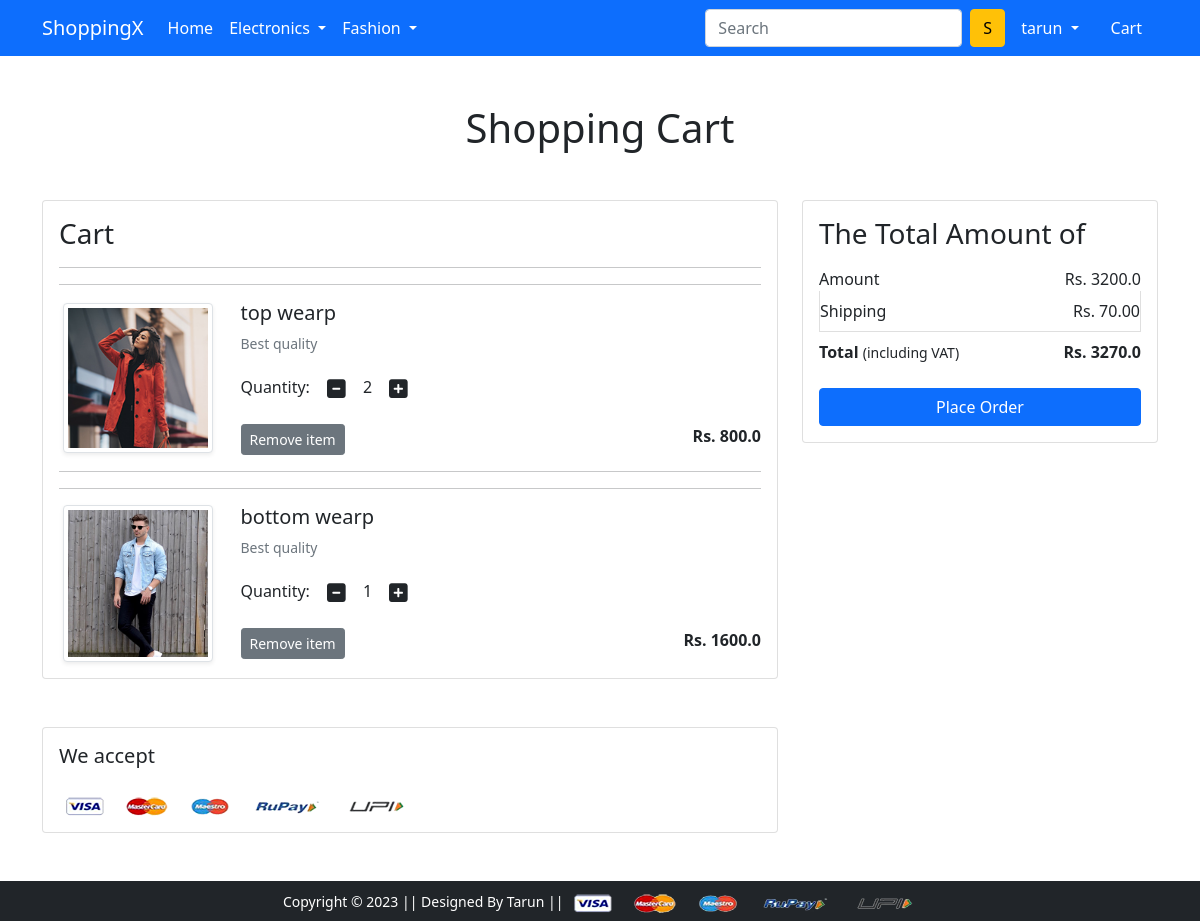
The page /cart/ (signed in) on the database its author committed.
### app/models.py (models this page shows, shortened)
class Cart(models.Model):
    user = models.ForeignKey(User, on_delete=models.CASCADE)
    product = models.ForeignKey(Product, on_delete=models.CASCADE)
    quantity = models.PositiveIntegerField(default=1)

class Product(models.Model):
    title = models.CharField(max_length=50)
    selling_price = models.FloatField()
    discounted_price = models.FloatField()
    description = models.CharField(max_length=50)
    brand= models.CharField(max_length=20,default='')
    category = models.CharField(choices=CATEGORIES_CHOICES, max_length=2)
    product_image = models.ImageField(upload_to='productimg')

### app/views.py (the view)
# urls.py: path('cart/', views.show_cart, name='show-cart'),
def show_cart(request):
    if request.user.is_authenticated:
        user=request.user
        cart= Cart.objects.filter(user=user)
        amount=0.0
        shipping_amount=70.0
        total_amount= 0.0
        cart_product= [p for p in Cart.objects.all() if p.user==user]
        if cart_product:
            for p in cart_product:
                tempamount = (p.quantity * p.product.discounted_price)
                amount+= tempamount
                total_amount= amount + shipping_amount
        return render(request,'app/addtocart.html',{'carts':cart,'amount':amount,'totalamount':total_amount})
    else:
        return render(request,'app/emptycart.html')

### app/templates/app/addtocart.html (shortened to what this page needs)
{% extends 'app/base.html' %}
 {% load static %}
{% block main-content %}
<div class="container my-5">
  <div class="row">
    <h1 class="text-center mb-5">Shopping Cart</h1>
    <div class="col-sm-8">
      <div class="card">
        <div class="card-body">
          <h3>Cart</h3>
          {% for cart in carts %}
          <hr>
          <hr>
          <div class="row">
            <div class="col-sm-3 text-center align-self-center">
              <img
                src="{{cart.product.product_image.url}}"
                alt=""
                srcset=""
                class="img-fluid img-thumbnail shadow-sm"
                height="150"
                width="150"
              />
            </div>
            <div class="col-sm-9">
              <div>
                <h5> {{cart.product.title}}p</h5>
                <p class="mb-2 text-muted small">
                 {{cart.product.description}}
                </p>
                <div class="my-3">
                  <label for="quantity">Quantity:</label>
                  <a class="minus-cart btn" pid="{{cart.product.id}}"><i class="fas fa-minus-square fa-lg"></i
                  ></a>
                  <span id="quantity">{{cart.quantity}}</span>
                  <a class="plus-cart btn" pid="{{cart.product.id}}"
                    ><i class="fas fa-plus-square fa-lg"></i
                  ></a>
                </div>
                <div class="d-flex justify-content-between">
                  <a href="{% url 'remove_item' cart.id %}" class="btn btn-sm btn-secondary mr-3" id='remove'>Remove item</a>
                  <p class="mb-0">
                    <span><strong>Rs. {{cart.product.discounted_price}}</strong></span>
                  </p>
                </div>
              </div>
            </div>
          </div>
          {% endfor %}
        </div>
      </div>
    </div>
    <div class="col-sm-4">
      <div class="card">
        <div class="card-body">
          <h3>The Total Amount of</h3>
          <ul class="list-group">
            <li
              class="list-group-item d-flex justify-content-between align-items-center border-0 px-0 pb-0"
            >
              Amount<span>Rs. <span id='amount'>{{amount}} </span></span>
            </li>
            <li
              class="list-group-item d-flex justify-content-between align-items-center px-0"
            >
              Shipping<span>Rs. 70.00</span>
            </li>
            <li
              class="list-group-item d-flex justify-content-between align-items-center border-0 px-0 mb-3"
            >
              <div><strong>Total</strong> <small>(including VAT)</small></div>
              <span><strong>Rs. <strong id='totalamount'>{{totalamount}}</strong></strong></span>
            </li>
          </ul>
          <div class="d-grid">
            <a href="{% url 'checkout' %}" class="btn btn-primary"
              >Place Order</a
            >
          </div>
        </div>
      </div>
    </div>
  </div>
</div>
<div class="container">
  <div class="row">
    <div class="col-sm-8">
      <div class="card">
        <div class="card-body">
          <h5 class="mb-4">We accept</h5>
          <img
            src="{% static 'app/images/payment.png' %}"
            alt=""
            class="img-fluid"
          />
        </div>
      </div>
    </div>
  </div>
</div>
{% endblock main-content %}

### app/templates/app/base.html (shortened to what this page needs)
<!doctype html>
{% load static %}
<html lang="en">
  <head>
    <link href="https://cdn.jsdelivr.net/npm/bootstrap@5.0.2/dist/css/bootstrap.min.css" rel="stylesheet">
    <link rel="stylesheet" href="{% static 'app/css/owl.carousel.min.css' %}">
    <link rel="stylesheet" href="{% static 'app/css/all.min.css' %}">
    <link rel="stylesheet" href="{% static 'app/css/style.css' %}">
  </head>
  <body>
    <nav class="navbar navbar-expand-lg navbar-dark bg-primary">
     <div class="container">
       <a class="navbar-brand" href="/">ShoppingX</a>
       <div class="collapse navbar-collapse" id="navbarSupportedContent">
         <ul class="navbar-nav me-auto mb-2 mb-lg-0">
           <li class="nav-item">
             <a class="nav-link active" aria-current="page" href="/">Home</a>
           </li>
           <li class="nav-item dropdown">
             <a class="nav-link dropdown-toggle text-white" href="#" id="electronicsDropdown" role="button" data-bs-toggle="dropdown" aria-expanded="false">
               Electronics
             </a>
           </li>
           <li class="nav-item dropdown">
             <a class="nav-link dropdown-toggle text-white" href="#" id="fashionDropdown" role="button" data-bs-toggle="dropdown" aria-expanded="false">
               Fashion
             </a>
           </li>
         </ul>
         <form class="d-flex">
           <input class="form-control me-2" type="search" placeholder="Search" aria-label="Search">
           <button class="btn btn-warning" type="submit">S</button>
         </form>
         <div>
          <ul class="navbar-nav me-auto mb-2 mb-lg-0">
            {% if request.user.is_authenticated %}
           <li class="nav-item dropdown mx-2">
              <a class="nav-link dropdown-toggle text-white" href="#" id="profileDropdown" role="button" data-bs-toggle="dropdown" aria-expanded="false">
                {{user.username}}
              </a>
            </li>
            <li class="nav-item mx-2">
             <a href="{% url 'show-cart' %}" class="nav-link text-white"> Cart </a>
            </li>
          {% endif %}
          </ul>
         </div>
       </div>
     </div>
    </nav>
    {% block main-content %} {% endblock main-content %}
    <footer class="container-fluid bg-dark text-center p-2 mt-5">
        <small class="text-white">Copyright &copy; 2023 || Designed By Tarun || </small>
        <img src="{% static 'app/images/payment.png' %}" alt="" srcset="" class="img-fluid" height="2px">
    </footer>
  </body>
</html>

### rows shown on the page
Cart: product.product_image (picture), product "top wear", product.description "Best quality", quantity "2", product.discounted_price "800.0"
Cart: product.product_image (picture), product "bottom wear", product.description "Best quality", quantity "1", product.discounted_price "1600.0"

### other values the page prints
{{ user.username }} "tarun"
{{ amount }} "3200.0"
{{ totalamount }} "3270.0"
